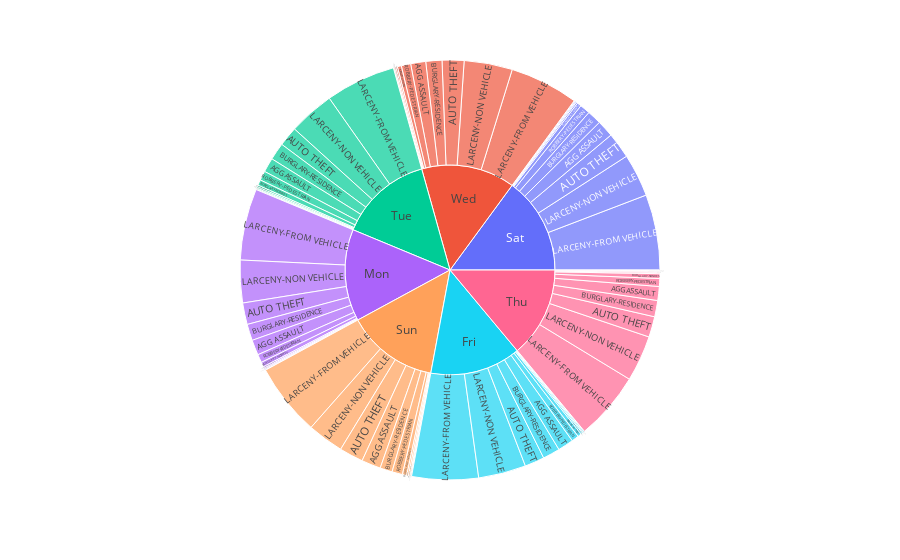

Write notebook code for a chart like this one.
### Code cell
fig = px.sunburst(crime_type_day_freq, path=['Day', 'Type of Crime'], values='Freq')
fig.show()

### Figure 1 — Plotly figure (JSON) as saved in the notebook; plotly's stock layout.template omitted (floating-point values rounded to 4 significant figures)
{"data": [{"branchvalues": "total", "domain": {"x": [0, 1], "y": [0, 1]}, "hoverlabel": {"namelength": 0}, "hovertemplate": "labels=%{label}<br>Freq=%{value}<br>parent=%{parent}<br>id=%{id}", "ids": ["Fri/AGG ASSAULT", "Mon/AGG ASSAULT", "Sat/AGG ASSAULT", "Sun/AGG ASSAULT", "Thu/AGG ASSAULT", "Tue/AGG ASSAULT", "Wed/AGG ASSAULT", "Fri/AUTO THEFT", "Mon/AUTO THEFT", "Sat/AUTO THEFT", "Sun/AUTO THEFT", "Thu/AUTO THEFT", "Tue/AUTO THEFT", "Wed/AUTO THEFT", "Fri/BURGLARY-NONRES", "Mon/BURGLARY-NONRES", "Sat/BURGLARY-NONRES", "Sun/BURGLARY-NONRES", "Thu/BURGLARY-NONRES", "Tue/BURGLARY-NONRES", "Wed/BURGLARY-NONRES", "Fri/BURGLARY-RESIDENCE", "Mon/BURGLARY-RESIDENCE", "Sat/BURGLARY-RESIDENCE", "Sun/BURGLARY-RESIDENCE", "Thu/BURGLARY-RESIDENCE", "Tue/BURGLARY-RESIDENCE", "Wed/BURGLARY-RESIDENCE", "Fri/HOMICIDE", "Mon/HOMICIDE", "Sat/HOMICIDE", "Sun/HOMICIDE", "Thu/HOMICIDE", "Tue/HOMICIDE", "Wed/HOMICIDE", "Fri/LARCENY-FROM VEHICLE", "Mon/LARCENY-FROM VEHICLE", "Sat/LARCENY-FROM VEHICLE", "Sun/LARCENY-FROM VEHICLE", "Thu/LARCENY-FROM VEHICLE", "Tue/LARCENY-FROM VEHICLE", "Wed/LARCENY-FROM VEHICLE", "Fri/LARCENY-NON VEHICLE", "Mon/LARCENY-NON VEHICLE", "Sat/LARCENY-NON VEHICLE", "Sun/LARCENY-NON VEHICLE", "Thu/LARCENY-NON VEHICLE", "Tue/LARCENY-NON VEHICLE", "Wed/LARCENY-NON VEHICLE", "Fri/RAPE", "Mon/RAPE", "Sat/RAPE", "Sun/RAPE", "Thu/RAPE", "Tue/RAPE", "Wed/RAPE", "Fri/ROBBERY-COMMERCIAL", "Mon/ROBBERY-COMMERCIAL", "Sat/ROBBERY-COMMERCIAL", "Sun/ROBBERY-COMMERCIAL", "Thu/ROBBERY-COMMERCIAL", "Tue/ROBBERY-COMMERCIAL", "Wed/ROBBERY-COMMERCIAL", "Fri/ROBBERY-PEDESTRIAN", "Mon/ROBBERY-PEDESTRIAN", "Sat/ROBBERY-PEDESTRIAN", "Sun/ROBBERY-PEDESTRIAN", "Thu/ROBBERY-PEDESTRIAN", "Tue/ROBBERY-PEDESTRIAN", "Wed/ROBBERY-PEDESTRIAN", "Fri/ROBBERY-RESIDENCE", "Mon/ROBBERY-RESIDENCE", "Sat/ROBBERY-RESIDENCE", "Sun/ROBBERY-RESIDENCE", "Thu/ROBBERY-RESIDENCE", "Tue/ROBBERY-RESIDENCE", "Wed/ROBBERY-RESIDENCE", "Fri", "Mon", "Sat", "Sun", "Thu", "Tue", "Wed"], "labels": ["AGG ASSAULT", "AGG ASSAULT", "AGG ASSAULT", "AGG ASSAULT", "AGG ASSAULT", "AGG ASSAULT", "AGG ASSAULT", "AUTO THEFT", "AUTO THEFT", "AUTO THEFT", "AUTO THEFT", "AUTO THEFT", "AUTO THEFT", "AUTO THEFT", "BURGLARY-NONRES", "BURGLARY-NONRES", "BURGLARY-NONRES", "BURGLARY-NONRES", "BURGLARY-NONRES", "BURGLARY-NONRES", "BURGLARY-NONRES", "BURGLARY-RESIDENCE", "BURGLARY-RESIDENCE", "BURGLARY-RESIDENCE", "BURGLARY-RESIDENCE", "BURGLARY-RESIDENCE", "BURGLARY-RESIDENCE", "BURGLARY-RESIDENCE", "HOMICIDE", "HOMICIDE", "HOMICIDE", "HOMICIDE", "HOMICIDE", "HOMICIDE", "HOMICIDE", "LARCENY-FROM VEHICLE", "LARCENY-FROM VEHICLE", "LARCENY-FROM VEHICLE", "LARCENY-FROM VEHICLE", "LARCENY-FROM VEHICLE", "LARCENY-FROM VEHICLE", "LARCENY-FROM VEHICLE", "LARCENY-NON VEHICLE", "LARCENY-NON VEHICLE", "LARCENY-NON VEHICLE", "LARCENY-NON VEHICLE", "LARCENY-NON VEHICLE", "LARCENY-NON VEHICLE", "LARCENY-NON VEHICLE", "RAPE", "RAPE", "RAPE", "RAPE", "RAPE", "RAPE", "RAPE", "ROBBERY-COMMERCIAL", "ROBBERY-COMMERCIAL", "ROBBERY-COMMERCIAL", "ROBBERY-COMMERCIAL", "ROBBERY-COMMERCIAL", "ROBBERY-COMMERCIAL", "ROBBERY-COMMERCIAL", "ROBBERY-PEDESTRIAN", "ROBBERY-PEDESTRIAN", "ROBBERY-PEDESTRIAN", "ROBBERY-PEDESTRIAN", "ROBBERY-PEDESTRIAN", "ROBBERY-PEDESTRIAN", "ROBBERY-PEDESTRIAN", "ROBBERY-RESIDENCE", "ROBBERY-RESIDENCE", "ROBBERY-RESIDENCE", "ROBBERY-RESIDENCE", "ROBBERY-RESIDENCE", "ROBBERY-RESIDENCE", "ROBBERY-RESIDENCE", "Fri", "Mon", "Sat", "Sun", "Thu", "Tue", "Wed"], "name": "", "parents": ["Fri", "Mon", "Sat", "Sun", "Thu", "Tue", "Wed", "Fri", "Mon", "Sat", "Sun", "Thu", "Tue", "Wed", "Fri", "Mon", "Sat", "Sun", "Thu", "Tue", "Wed", "Fri", "Mon", "Sat", "Sun", "Thu", "Tue", "Wed", "Fri", "Mon", "Sat", "Sun", "Thu", "Tue", "Wed", "Fri", "Mon", "Sat", "Sun", "Thu", "Tue", "Wed", "Fri", "Mon", "Sat", "Sun", "Thu", "Tue", "Wed", "Fri", "Mon", "Sat", "Sun", "Thu", "Tue", "Wed", "Fri", "Mon", "Sat", "Sun", "Thu", "Tue", "Wed", "Fri", "Mon", "Sat", "Sun", "Thu", "Tue", "Wed", "Fri", "Mon", "Sat", "Sun", "Thu", "Tue", "Wed", "", "", "", "", "", "", ""], "type": "sunburst", "values": [278, 270, 300, 341, 247, 254, 266, 349, 382, 459, 425, 365, 349, 388, 66, 85, 75, 77, 84, 100, 71, 305, 291, 251, 218, 289, 306, 286, 10, 7, 16, 13, 8, 11, 4, 1180, 1267, 1338, 1285, 1207, 1245, 1218, 843, 755, 762, 643, 815, 813, 856, 19, 20, 27, 31, 23, 18, 29, 28, 26, 17, 16, 17, 30, 23, 129, 147, 183, 186, 140, 167, 167, 18, 16, 11, 26, 17, 24, 16, 3225, 3266, 3439, 3261, 3212, 3317, 3324]}], "layout": {"legend": {"tracegroupgap": 0}, "margin": {"t": 60}}}
